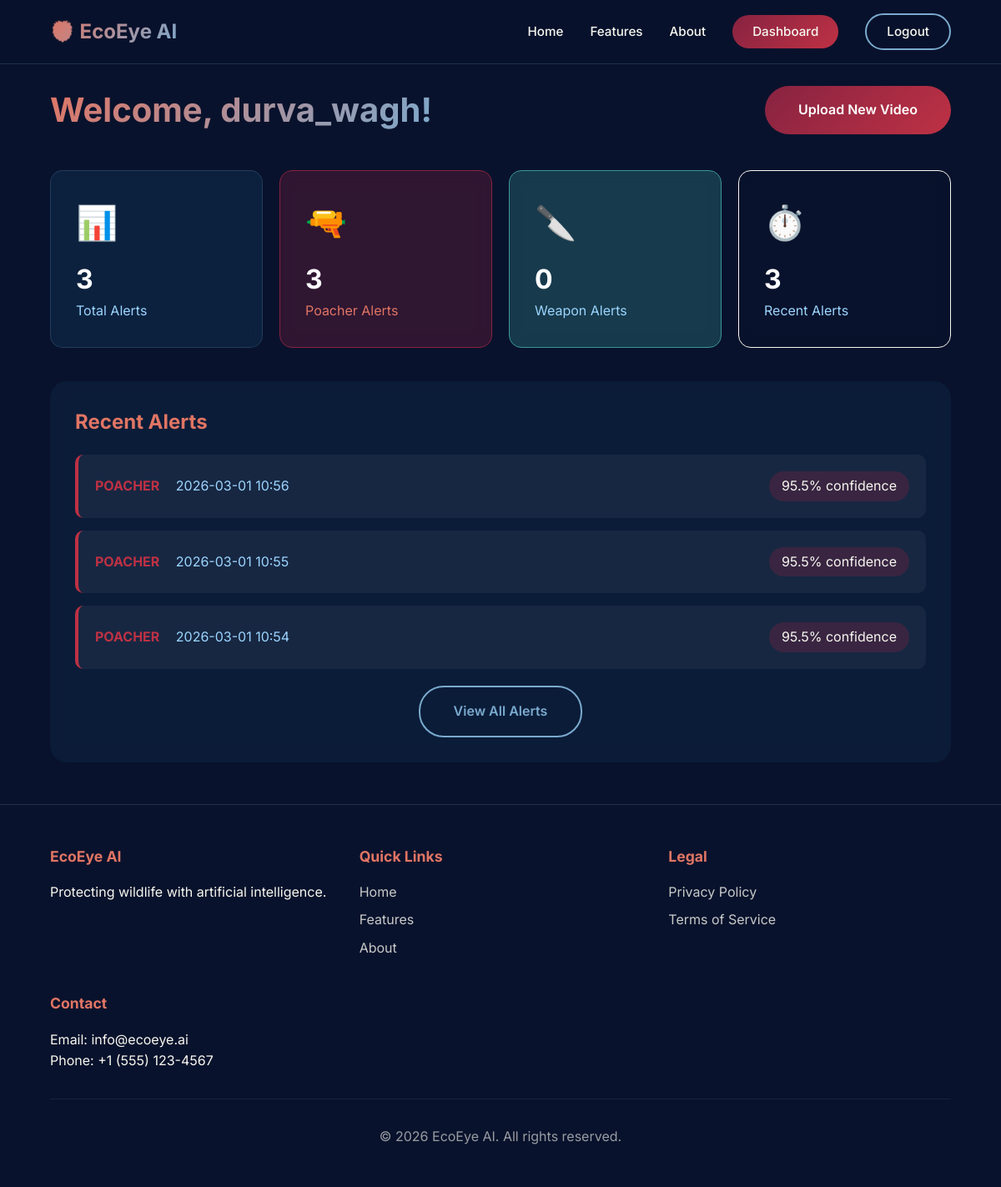
Page /dashboard (signed in) on the committed database.
### app.py (models this page shows, shortened)
class User(UserMixin, db.Model):
    id = db.Column(db.Integer, primary_key=True)
    username = db.Column(db.String(50), unique=True, nullable=False)
    email = db.Column(db.String(100), unique=True, nullable=False)
    password = db.Column(db.String(200), nullable=False)
    company = db.Column(db.String(100))
    created_at = db.Column(db.DateTime, default=datetime.utcnow)
    alerts = db.relationship('Alert', backref='user', lazy=True)

class Alert(db.Model):
    id = db.Column(db.Integer, primary_key=True)
    user_id = db.Column(db.Integer, db.ForeignKey('user.id'), nullable=False)
    filename = db.Column(db.String(200), nullable=False)
    timestamp = db.Column(db.DateTime, default=datetime.utcnow)
    detection_type = db.Column(db.String(50))  # poacher or weapon
    confidence = db.Column(db.Float)
    video_name = db.Column(db.String(200))
    location = db.Column(db.String(200))  # Optional GPS data

### app.py (the view)
@app.route('/dashboard')
@login_required
def dashboard():
    recent_alerts = Alert.query.filter_by(user_id=current_user.id).order_by(Alert.timestamp.desc()).limit(5).all()
    stats = {
        'total_alerts': Alert.query.filter_by(user_id=current_user.id).count(),
        'poacher_alerts': Alert.query.filter_by(user_id=current_user.id, detection_type='poacher').count(),
        'weapon_alerts': Alert.query.filter_by(user_id=current_user.id, detection_type='weapon').count(),
        'recent_count': len(recent_alerts)
    }
    return render_template('dashboard/dashboard.html', stats=stats, recent_alerts=recent_alerts)

### app.py (called while the page is built)
@login_manager.user_loader
def load_user(user_id):
    return User.query.get(int(user_id))

### templates/dashboard/dashboard.html (shortened to what this page needs)
{% extends "layout/base.html" %}
{% block content %}
<div style="padding: 100px 5% 50px; min-height: 80vh;">
    <div style="display: flex; justify-content: space-between; align-items: center; margin-bottom: 40px;">
        <h1 style="font-size: 2.5rem; background: linear-gradient(135deg, #E17564, #7AAACE); -webkit-background-clip: text; -webkit-text-fill-color: transparent;">Welcome, {{ current_user.username }}!</h1>
        <a href="{{ url_for('upload_page') }}" class="btn-primary">Upload New Video</a>
    </div>
    <div style="display: grid; grid-template-columns: repeat(auto-fit, minmax(250px, 1fr)); gap: 20px; margin-bottom: 40px;">
        <div style="background: rgba(22, 71, 106, 0.3); backdrop-filter: blur(10px); padding: 30px; border-radius: 15px; border: 1px solid rgba(122, 170, 206, 0.2);">
            <div style="font-size: 2.5rem; color: #E17564; margin-bottom: 10px;">📊</div>
            <h3 style="font-size: 2rem; color: white;">{{ stats.total_alerts }}</h3>
            <p style="color: #9CD5FF;">Total Alerts</p>
        </div>
        <div style="background: rgba(135, 35, 65, 0.3); backdrop-filter: blur(10px); padding: 30px; border-radius: 15px; border: 1px solid #872341;">
            <div style="font-size: 2.5rem; color: #BE3144; margin-bottom: 10px;">🔫</div>
            <h3 style="font-size: 2rem; color: white;">{{ stats.poacher_alerts }}</h3>
            <p style="color: #E17564;">Poacher Alerts</p>
        </div>
        <div style="background: rgba(59, 151, 151, 0.3); backdrop-filter: blur(10px); padding: 30px; border-radius: 15px; border: 1px solid #3B9797;">
            <div style="font-size: 2.5rem; color: #7AAACE; margin-bottom: 10px;">🔪</div>
            <h3 style="font-size: 2rem; color: white;">{{ stats.weapon_alerts }}</h3>
            <p style="color: #9CD5FF;">Weapon Alerts</p>
        </div>
        <div style="background: rgba(9, 18, 44, 0.5); backdrop-filter: blur(10px); padding: 30px; border-radius: 15px; border: 1px solid #F7F8F0;">
            <div style="font-size: 2.5rem; color: #F7F8F0; margin-bottom: 10px;">⏱️</div>
            <h3 style="font-size: 2rem; color: white;">{{ stats.recent_count }}</h3>
            <p style="color: #9CD5FF;">Recent Alerts</p>
        </div>
    </div>
    <div style="background: rgba(22, 71, 106, 0.2); backdrop-filter: blur(10px); padding: 30px; border-radius: 20px;">
        <h2 style="color: #E17564; margin-bottom: 20px;">Recent Alerts</h2>
        {% if recent_alerts %}
            <div style="display: grid; gap: 15px;">
                {% for alert in recent_alerts %}
                    <div style="background: rgba(255,255,255,0.05); padding: 20px; border-radius: 10px; display: flex; justify-content: space-between; align-items: center; border-left: 4px solid {% if alert.detection_type == 'poacher' %}#BE3144{% else %}#7AAACE{% endif %};">
                        <div>
                            <span style="font-weight: bold; color: {% if alert.detection_type == 'poacher' %}#BE3144{% else %}#7AAACE{% endif %};">{{ alert.detection_type|upper }}</span>
                            <span style="color: #9CD5FF; margin-left: 15px;">{{ alert.timestamp.strftime('%Y-%m-%d %H:%M') }}</span>
                        </div>
                        <span style="background: rgba(135, 35, 65, 0.3); padding: 5px 15px; border-radius: 20px; color: #F7F8F0;">{{ alert.confidence }}% confidence</span>
                    </div>
                {% endfor %}
            </div>
            <div style="text-align: center; margin-top: 20px;">
                <a href="{{ url_for('alerts_page') }}" class="btn-secondary" style="display: inline-block;">View All Alerts</a>
            </div>
        {% endif %}
    </div>
</div>
{% endblock %}

### static/css/style.css (style rules this page uses)
:root { --deep-navy: #09122C; --crimson: #872341; --fire-red: #BE3144; --coral: #E17564; --soft-blue: #7AAACE; --light-blue: #9CD5FF; --ivory: #F7F8F0; --dark-teal: #164764; --medium-teal: #3B9797; }
* { margin: 0; padding: 0; box-sizing: border-box; }
body { font-family: 'Inter', -apple-system, BlinkMacSystemFont, sans-serif; background: var(--deep-navy); color: var(--ivory); line-height: 1.6; overflow-x: hidden; }
.btn-primary { background: linear-gradient(135deg, var(--crimson), var(--fire-red)); color: white; padding: 1rem 2.5rem; border-radius: 30px; text-decoration: none; font-weight: 600; transition: all 0.3s; border: none; cursor: pointer; display: inline-block; }
.btn-secondary { background: transparent; border: 2px solid var(--soft-blue); color: var(--soft-blue); padding: 1rem 2.5rem; border-radius: 30px; text-decoration: none; font-weight: 600; transition: all 0.3s; }

### rows in the picture
User: username "durva_wagh"
Alert: detection_type "POACHER", timestamp "2026-03-01 10:56", confidence "95.5"
Alert: detection_type "POACHER", timestamp "2026-03-01 10:55", confidence "95.5"
Alert: detection_type "POACHER", timestamp "2026-03-01 10:54", confidence "95.5"

### other values in the picture
{{ stats.total_alerts }} "3"
{{ stats.poacher_alerts }} "3"
{{ stats.weapon_alerts }} "0"
{{ stats.recent_count }} "3"
